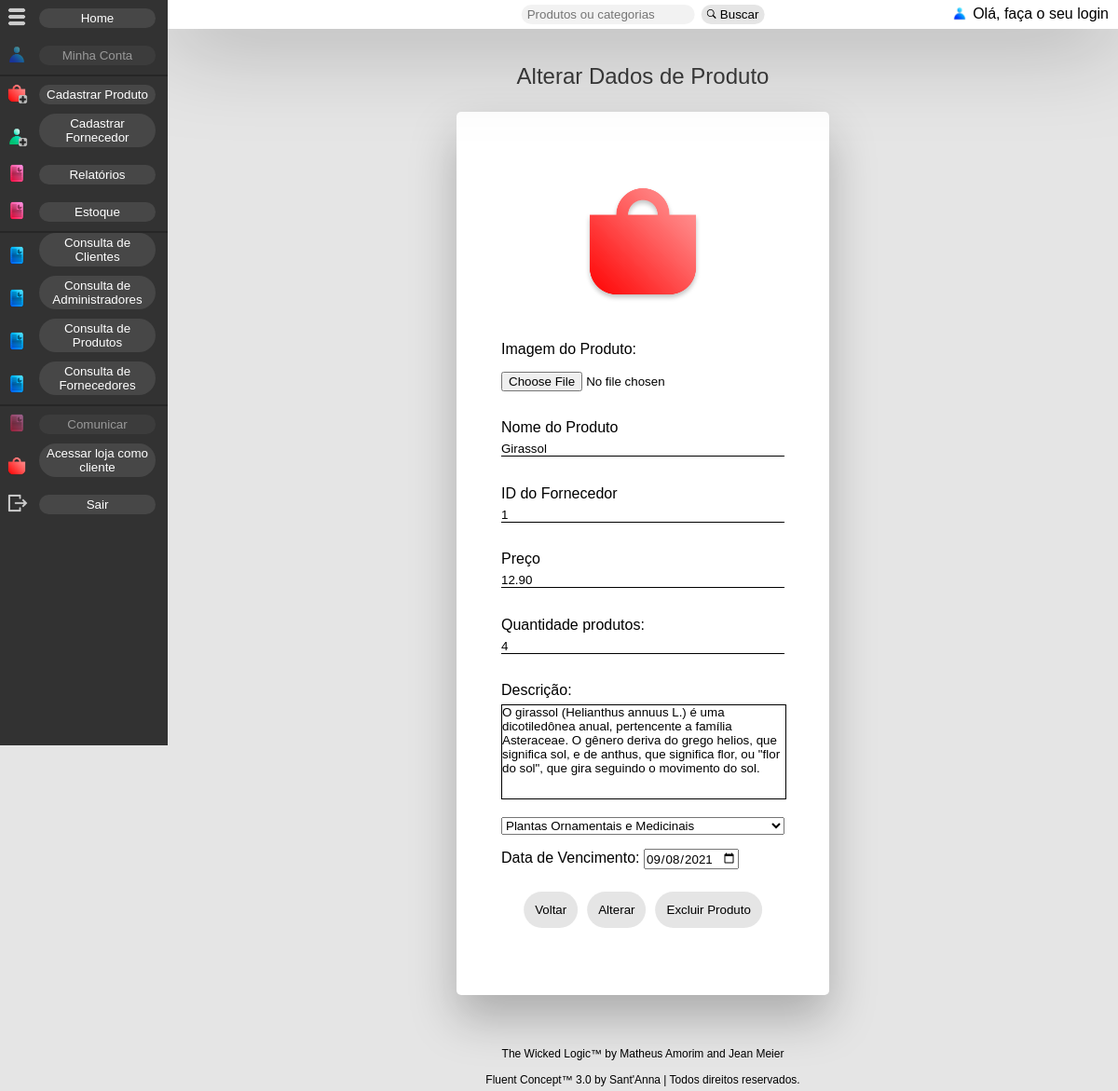
Page /sa/alterar_produto.php?id_produtos=15 on the committed database.
### tables this page shows
CREATE TABLE `tb_produtos` (
  `id_produtos` int(10) UNSIGNED NOT NULL,
  `nome_produtos` varchar(45) NOT NULL,
  `descricao_produtos` text NOT NULL,
  `preco_produtos` decimal(5,2) UNSIGNED NOT NULL,
  `quantidade_produtos` int(10) UNSIGNED NOT NULL,
  `vencimento_produtos` date NOT NULL,
  `categoria_produtos` char(34) NOT NULL,
  `tb_imagens_id_imagens` int(10) UNSIGNED DEFAULT NULL,
  `tb_fornecedores_id_fornecedores` int(10) UNSIGNED NOT NULL
);

### sa/alterar_produto.php (the view, shortened to what this page needs)
<?php
	require_once 'funcoes/conexao.php';
	mysqli_query($conexao,"set names 'utf8'");
	$sql = "select * from tb_produtos where id_produtos = ".$_GET["id_produtos"];
	$executar = mysqli_query($conexao,$sql);
	$resultado = mysqli_fetch_array($executar);
?>
<!DOCTYPE html>
<html lang="pt">
<head>
    <link rel="stylesheet" href="css/style-default.css">
</head>
<body>
    <?php include "header_adm.php";?>
    <main>
        <div class="painel">
            <h2>Alterar Dados de Produto</h2>
            <div class="conteudo-painel">
                <form action="funcoes/cadastrar_produtos.php" method="POST">
                    <div class="campo">
                        <img src="img/produto.png" class="img_upload">
                        <label for="img_produto">Imagem do Produto:</label>
                        <input class="campoImg" type="file" name="upload_file" onclick="window.location.href='imagens_produtos.php'">
                    </div>
                    <div class="campo">
                        <label for="nome_produto">Nome do Produto</label>
                        <input class="campoTexto" type="text" name="nome_produtos" value=<?php echo $resultado["nome_produtos"];?> required></input>
                    </div>
                    <div class="campo">
                        <label for="nome_fornecedor">ID do Fornecedor</label>
                        <input class="campoTexto" type="text" name="nome_fornecedor" value=<?php echo $resultado["tb_fornecedores_id_fornecedores"];?> required></input>
                    </div>
                    <div class="campo">
                        <label for="preco_produto">Preço</label>
                        <input class="campoTexto" type="text" name="preco_produtos" value=<?php echo $resultado["preco_produtos"];?>></input>
                    </div>
                    <div class="campo">
                        <label for="quantidade_produtos">Quantidade produtos:</label>
                        <input class="campoTexto" type="number" name="quantidade_produtos" value=<?php echo $resultado["quantidade_produtos"];?> required/>
                    </div>
                    <div class="campo">
                        <label for="descricao_produto">Descrição:</label>
                        <textarea class="campoDesc" name="descricao_produtos" placeholder="Insira uma descrição"><?php print $resultado["descricao_produtos"];?></textarea>
                    </div>
                    <div class="campo">
                        <select name="categoria">
                            <option value="<?php echo $resultado["categoria_produtos"];?>" selected hidden><?php echo $resultado["categoria_produtos"];?></option>
                        </select>
                    </div>
                    <div class="campo">
                        <label for="data_vencimento">Data de Vencimento:</label>
                        <input type="date" name="data_vencimento" placeholder="dd-mm-yyyy" value="<?php echo $resultado["vencimento_produtos"];?>" min="1997-01-01" max="2050-12-31">
                    </div>
                    <div class="buttons">
                        <button class="voltar" onclick="history.go(-1);">Voltar</button>
                        <button class="botao" type="submit">Alterar</button>
                        <button class="excluir" type="submit">Excluir Produto</button>
                    </div>
                </form>
            </div>
        </div>
        <?php include "footer.php";?>
    </main>
</body>
</html>

### sa/css/style-default.css (style rules this page uses)
* { font-family: Arial, Helvetica, sans-serif; font-weight: normal; padding: 0; margin: 0; list-style: none; text-decoration: none; }
body { background-color: rgba(0, 0, 0, 0.1); }
button { width: auto; background-color: rgba(0, 0, 0, 0.1); border: 0; border-radius: 50px; padding: 3px 6px 3px 6px; }
.buttons { width: max-content; position: relative; display: flex; flex-direction: row; left: 50%; transform: translate(-50%, 0); margin: 24px 0 24px 0; }
.buttons button { padding: 12px; margin: 0 5px; }
.painel { position: relative; z-index: 0; width: 400px; margin: 24px auto 12px auto; display: flex; flex-direction: column; }
.painel h2 { width: max-content; text-align: center; color: rgba(0, 0, 0, 0.75); margin: 5% 0 24px 0; position: relative; left: 50%; transform: translate(-50%, 0); }
.conteudo-painel { padding: 48px; border-radius: 5px; background-color: white; box-shadow: 0 25px 50px rgba(0, 0, 0, 0.25); margin-bottom: 5%; }
.img_upload { width: 50%; display: flex; position: relative; left: 50%; transform: translate(-50%, 0); margin-bottom: 10%; }
.campo { margin-top: 5%; }
.campo select { width: 100%; }
.campoImg { width: 100%; float: left; border: 0; margin-top: 5%; margin-bottom: 5%; }
.campoTexto { width: 100%; float: left; border: 0; border-bottom: 1px solid; margin-top: 2%; margin-bottom: 5%; }
.campoDesc { margin-top: 2%; height: 100px; resize: none; width: 100%; border: 1px solid; }

### sa/header_adm.php (style rules this page uses)
main { margin-left: 180px; padding-top: 24px; }

### rows in the picture
tb_produtos: nome_produtos "Girassol", nome_fornecedor "1", preco_produtos "12.90", quantidade_produtos "4", descricao_produtos "O girassol (Helianthus annuus L.) é uma dicotiledônea anual, pertencente a família Asteraceae. O gênero deriva do grego helios, que significa sol, e de anthus, que significa flor, ou \"flor do sol\", que gira seguindo o movimento do sol.", categoria "Plantas Ornamentais e Medicinais", data_vencimento "09/08/2021"
